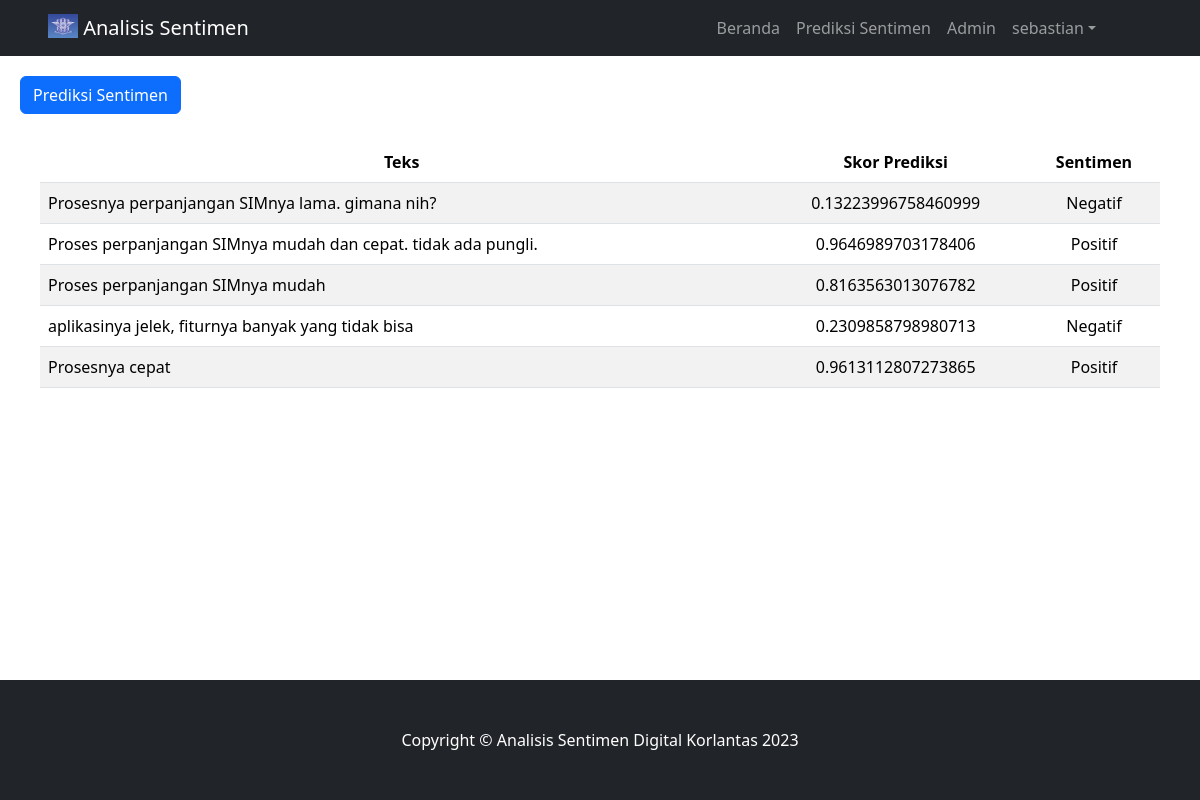
The page /sentiment-analysis/ (signed in) on the database its author committed.
### sentiment_analysis/models.py (models this page shows, shortened)
class Sentiment(models.Model):
    user = models.ForeignKey(User, on_delete=models.CASCADE)
    text = models.TextField()
    prediction = models.FloatField()
    sentiment = models.IntegerField()

### sentiment_analysis/views.py (the view, shortened to what this page needs)
# urls.py: path("", views.dashboard, name="analysis-dashboard"),
@login_required(login_url=reverse_lazy('login'))
def dashboard(request):
    last5predictions = Sentiment.objects.filter(user=request.user).order_by('-id')[:5]
    model_query = LSTMModel.objects.filter(is_selected=True)
    context = {
        'last5predictions':last5predictions,
        'form':SentimentForm()
        }
    if model_query.count() == 0:
        context['no_model'] = True
    return render(request, 'sentiment_analysis/prediction.html', context)

### templates/sentiment_analysis/prediction.html (shortened to what this page needs)
{% extends "base.html" %}
{% load crispy_forms_tags %}
{% block content %}
  <div class="row justify-content-center align-items-center  p-1">
    <div class="col">
      {% if no_model %}
        <p>Tidak ada model yang aktif. Mohon tunggu admin mengaktifkan salah satu model.</p>
        <button type="button"
                class="btn btn-secondary"
                data-bs-toggle="modal"
                data-bs-target="#analyze-sentiment"
                disabled>Prediksi Sentimen</button>
      {% else %}
        <button type="button"
                class="btn btn-primary"
                data-bs-toggle="modal"
                data-bs-target="#analyze-sentiment">Prediksi Sentimen</button>
      {% endif %}
    </div>
  </div>
  <div class="row justify-content-center align-items-center p-4">
    <div class="col">
      <div class="table-responsive">
        <table class="table table-striped">
          <thead>
            <tr class="text-center">
              <th scope="col">Teks</th>
              <th scope="col">Skor Prediksi</th>
              <th scope="col">Sentimen</th>
            </tr>
          </thead>
          <tbody>
            {% for data in last5predictions %}
              <tr>
                <td>{{ data.text }}</td>
                <td class="text-center">{{ data.prediction }}</td>
                <td class="text-center">
                  {% if data.sentiment == 1 %}
                    Positif
                  {% else %}
                    Negatif
                  {% endif %}
                </td>
              </tr>
            {% empty %}
              <tr>
                <td colspan="3" class="text-center">Tidak ada data</td>
              </tr>
            {% endfor %}
          </tbody>
        </table>
      </div>
    </div>
  </div>
{% endblock content %}

### templates/base.html (shortened to what this page needs)
{% load static %}
<!DOCTYPE html>
<html lang="en">
  <head>
    <link href="https://cdn.jsdelivr.net/npm/bootstrap@5.3.2/dist/css/bootstrap.min.css"
          rel="stylesheet"
 />
    <link rel="stylesheet"
          href="https://cdn.jsdelivr.net/npm/bootstrap-icons@1.11.2/font/bootstrap-icons.min.css">
  </head>
  <body class="d-flex flex-column min-vh-100">
    <nav class="navbar navbar-expand-lg navbar-dark bg-dark">
      <div class="container-fluid ps-5 px-5">
        <a class="navbar-brand" href="{% url 'home' %}">
          <img src="{% static 'logo.webp' %}"
               alt="Logo"
               width="30"
               height="24"
               class="d-inline-block align-text-top" />
          Analisis Sentimen
        </a>
        <div class="collapse navbar-collapse" id="navbarSupportedContent">
          <ul class="navbar-nav ms-auto me-5 mb-2 mb-lg-0">
            <li class="nav-item">
              <a class="nav-link" href="{% url 'home' %}">Beranda</a>
            </li>
            {% if user.is_authenticated %}
              <li class="nav-item">
                <a class="nav-link" href="{% url 'analysis-dashboard' %}">Prediksi Sentimen</a>
              </li>
              {% if user.is_staff %}
                <li class="nav-item">
                  <a class="nav-link" href="{% url 'admin-index' %}">Admin</a>
                </li>
              {% endif %}
              <li class="nav-item dropdown">
                <a class="nav-link dropdown-toggle"
                   href="#"
                   role="button"
                   data-bs-toggle="dropdown"
                   aria-expanded="false">{{ user.username }}</a>
              </li>
            {% endif %}
          </ul>
        </div>
      </div>
    </nav>
    <div class="container-fluid p-3">
      {% block content %}
      {% endblock content %}
    </div>
    <footer class="py-5 mt-auto bg-dark footer">
      <div class="container px-5">
        <p class="m-0 text-center text-white">Copyright © Analisis Sentimen Digital Korlantas 2023</p>
      </div>
    </footer>
  </body>
</html>

### rows shown on the page
Sentiment: text "Prosesnya perpanjangan SIMnya lama. gimana nih?", prediction "0.13223996758460999", sentiment "Negatif"
Sentiment: text "Proses perpanjangan SIMnya mudah dan cepat. tidak ada pungli.", prediction "0.9646989703178406", sentiment "Positif"
Sentiment: text "Proses perpanjangan SIMnya mudah", prediction "0.8163563013076782", sentiment "Positif"
Sentiment: text "aplikasinya jelek, fiturnya banyak yang tidak bisa", prediction "0.2309858798980713", sentiment "Negatif"
Sentiment: text "Prosesnya cepat", prediction "0.9613112807273865", sentiment "Positif"

### other values the page prints
{{ user.username }} "sebastian"
